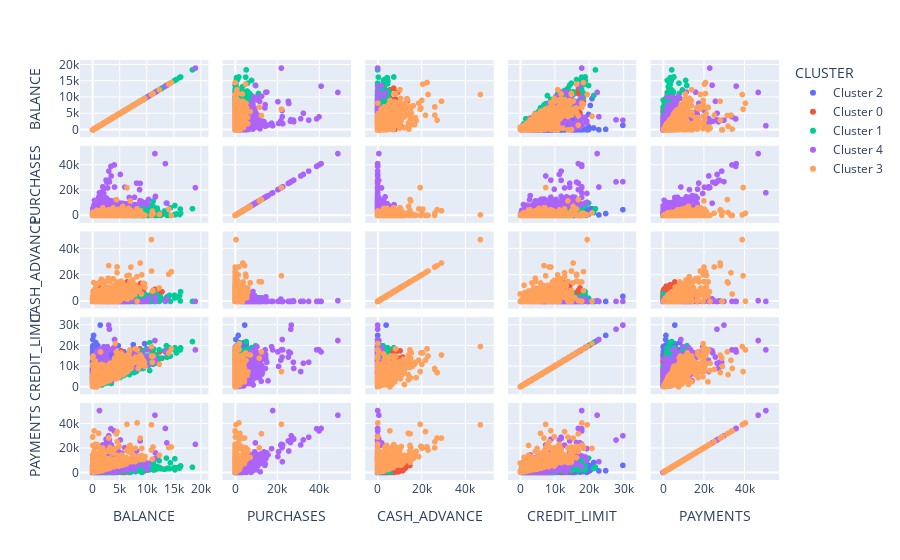

The notebook cell saved with this chart:
### Code cell
px.scatter_matrix(
    df_credito,
    dimensions=['BALANCE', 'PURCHASES', 'CASH_ADVANCE', 'CREDIT_LIMIT', 'PAYMENTS'],
    color='CLUSTER'
)

### Figure 1 — Plotly figure (JSON) as saved in the notebook; plotly's stock layout.template omitted (floating-point values rounded to 4 significant figures; data arrays with more than 128 entries replaced by an {"elided": "..."} marker saying what was removed)
{"data": [{"dimensions": [{"axis": {"matches": true}, "label": "BALANCE", "values": {"elided": "3314 float values"}}, {"axis": {"matches": true}, "label": "PURCHASES", "values": {"elided": "3314 float values"}}, {"axis": {"matches": true}, "label": "CASH_ADVANCE", "values": {"elided": "3314 float values"}}, {"axis": {"matches": true}, "label": "CREDIT_LIMIT", "values": {"elided": "3314 float values"}}, {"axis": {"matches": true}, "label": "PAYMENTS", "values": {"elided": "3314 float values"}}], "hovertemplate": "CLUSTER=Cluster 2<br>%{xaxis.title.text}=%{x}<br>%{yaxis.title.text}=%{y}<extra></extra>", "legendgroup": "Cluster 2", "marker": {"color": "#636efa", "symbol": "circle"}, "name": "Cluster 2", "showlegend": true, "type": "splom"}, {"dimensions": [{"axis": {"matches": true}, "label": "BALANCE", "values": {"elided": "1315 float values"}}, {"axis": {"matches": true}, "label": "PURCHASES", "values": {"elided": "1315 float values"}}, {"axis": {"matches": true}, "label": "CASH_ADVANCE", "values": {"elided": "1315 float values"}}, {"axis": {"matches": true}, "label": "CREDIT_LIMIT", "values": {"elided": "1315 int values"}}, {"axis": {"matches": true}, "label": "PAYMENTS", "values": {"elided": "1315 float values"}}], "hovertemplate": "CLUSTER=Cluster 0<br>%{xaxis.title.text}=%{x}<br>%{yaxis.title.text}=%{y}<extra></extra>", "legendgroup": "Cluster 0", "marker": {"color": "#EF553B", "symbol": "circle"}, "name": "Cluster 0", "showlegend": true, "type": "splom"}, {"dimensions": [{"axis": {"matches": true}, "label": "BALANCE", "values": {"elided": "1826 float values"}}, {"axis": {"matches": true}, "label": "PURCHASES", "values": {"elided": "1826 float values"}}, {"axis": {"matches": true}, "label": "CASH_ADVANCE", "values": {"elided": "1826 float values"}}, {"axis": {"matches": true}, "label": "CREDIT_LIMIT", "values": {"elided": "1826 int values"}}, {"axis": {"matches": true}, "label": "PAYMENTS", "values": {"elided": "1826 float values"}}], "hovertemplate": "CLUSTER=Cluster 1<br>%{xaxis.title.text}=%{x}<br>%{yaxis.title.text}=%{y}<extra></extra>", "legendgroup": "Cluster 1", "marker": {"color": "#00cc96", "symbol": "circle"}, "name": "Cluster 1", "showlegend": true, "type": "splom"}, {"dimensions": [{"axis": {"matches": true}, "label": "BALANCE", "values": {"elided": "1494 float values"}}, {"axis": {"matches": true}, "label": "PURCHASES", "values": {"elided": "1494 float values"}}, {"axis": {"matches": true}, "label": "CASH_ADVANCE", "values": {"elided": "1494 float values"}}, {"axis": {"matches": true}, "label": "CREDIT_LIMIT", "values": {"elided": "1494 float values"}}, {"axis": {"matches": true}, "label": "PAYMENTS", "values": {"elided": "1494 float values"}}], "hovertemplate": "CLUSTER=Cluster 4<br>%{xaxis.title.text}=%{x}<br>%{yaxis.title.text}=%{y}<extra></extra>", "legendgroup": "Cluster 4", "marker": {"color": "#ab63fa", "symbol": "circle"}, "name": "Cluster 4", "showlegend": true, "type": "splom"}, {"dimensions": [{"axis": {"matches": true}, "label": "BALANCE", "values": {"elided": "1001 float values"}}, {"axis": {"matches": true}, "label": "PURCHASES", "values": {"elided": "1001 float values"}}, {"axis": {"matches": true}, "label": "CASH_ADVANCE", "values": {"elided": "1001 float values"}}, {"axis": {"matches": true}, "label": "CREDIT_LIMIT", "values": {"elided": "1001 float values"}}, {"axis": {"matches": true}, "label": "PAYMENTS", "values": {"elided": "1001 float values"}}], "hovertemplate": "CLUSTER=Cluster 3<br>%{xaxis.title.text}=%{x}<br>%{yaxis.title.text}=%{y}<extra></extra>", "legendgroup": "Cluster 3", "marker": {"color": "#FFA15A", "symbol": "circle"}, "name": "Cluster 3", "showlegend": true, "type": "splom"}], "layout": {"dragmode": "select", "legend": {"title": {"text": "CLUSTER"}, "tracegroupgap": 0}, "margin": {"t": 60}}}
